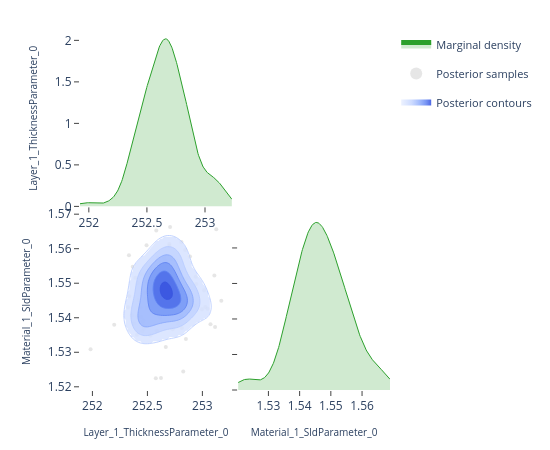

Notebook code for this chart:
### Code cell
# ---- Pairwise focus: thickness vs SLD ---------------------------------------
# A 2-parameter corner plot zooms in on the joint posterior for a specific
# pair.  This is the same view the EasyReflectometryApp's "2D Heatmap"
# sub-tab uses to inspect parameter degeneracies.


params_of_interest = ['Layer_1_ThicknessParameter_0', 'Material_1_SldParameter_0']
idx = [posterior.param_names.index(p) for p in params_of_interest]
subset_draws = np.asarray(posterior.draws)[:, idx]

fig = plot_corner(subset_draws, params_of_interest)
fig.show()

### Figure 1 — Plotly figure (JSON) as saved in the notebook; plotly's stock layout.template omitted (floating-point values rounded to 4 significant figures; data arrays with more than 128 entries replaced by an {"elided": "..."} marker saying what was removed)
{"data": [{"fill": "tozeroy", "fillcolor": "rgba(44, 160, 44, 0.22)", "hoverinfo": "skip", "legendgroup": "marginal", "line": {"color": "rgb(44, 160, 44)", "width": 1}, "mode": "lines", "name": "Marginal density", "showlegend": true, "type": "scatter", "x": {"elided": "256 float values"}, "xaxis": "x", "y": {"elided": "256 float values"}, "yaxis": "y"}, {"hoverinfo": "skip", "legendgroup": "scatter", "marker": {"color": "rgba(140, 140, 140, 0.22)", "size": 4}, "mode": "markers", "name": "Posterior samples", "showlegend": true, "type": "scatter", "x": [252.6, 252.5, 253.1, 252.4, 252.6, 252.8, 252.9, 252.4, 252.5, 252.8, 252.7, 252.7, 252.6, 252.5, 252.7, 252.3, 252.5, 252.7, 252.9, 252.8, 252.7, 252.7, 252.7, 252.5, 252.4, 252.6, 252.9, 252.7, 253.2, 252.5, 252.7, 252.5, 252.8, 252.6, 252.9, 252.4, 252.5, 253.0, 252.7, 252.7, 252.8, 252.6, 252.9, 252.7, 252.9, 252.8, 252.9, 252.3, 252.5, 252.6, 252.3, 252.7, 252.5, 252.7, 252.7, 252.4, 252.8, 252.6, 252.8, 252.8, 252.7, 252.7, 252.5, 252.6, 252.6, 252.8, 253.1, 252.8, 253.1, 253.0, 252.4, 252.9, 252.2, 252.6, 252.6, 252.6, 252.7, 252.4, 252.7, 252.6, 252.9, 252.7, 252.6, 252.8, 252.6, 252.7, 253.0, 252.6, 252.7, 252.6, 252.5, 252.8, 252.7, 252.7, 252.7, 252.9, 252.7, 252.4, 252.5, 252.8, 252.7, 252.6, 252.7, 252.5, 252.8, 252.9, 252.7, 252.6, 252.5, 253.0, 252.0, 253.1, 252.4, 252.5, 252.5, 252.6, 252.4, 252.6, 252.8, 252.5], "xaxis": "x3", "y": [1.547, 1.539, 1.566, 1.552, 1.553, 1.538, 1.544, 1.545, 1.537, 1.524, 1.566, 1.55, 1.541, 1.55, 1.548, 1.543, 1.551, 1.555, 1.558, 1.553, 1.545, 1.561, 1.545, 1.553, 1.538, 1.536, 1.545, 1.547, 1.545, 1.535, 1.537, 1.554, 1.56, 1.549, 1.543, 1.543, 1.547, 1.542, 1.541, 1.544, 1.543, 1.554, 1.55, 1.557, 1.552, 1.541, 1.544, 1.546, 1.555, 1.523, 1.558, 1.561, 1.538, 1.549, 1.552, 1.54, 1.556, 1.549, 1.562, 1.546, 1.532, 1.557, 1.561, 1.55, 1.552, 1.545, 1.538, 1.537, 1.552, 1.548, 1.535, 1.546, 1.538, 1.549, 1.54, 1.541, 1.549, 1.541, 1.545, 1.536, 1.542, 1.555, 1.542, 1.542, 1.565, 1.552, 1.543, 1.556, 1.557, 1.522, 1.546, 1.545, 1.546, 1.549, 1.548, 1.551, 1.556, 1.54, 1.536, 1.549, 1.548, 1.544, 1.542, 1.547, 1.544, 1.534, 1.545, 1.547, 1.567, 1.543, 1.531, 1.537, 1.555, 1.553, 1.539, 1.541, 1.55, 1.557, 1.549, 1.543], "yaxis": "y3", "zorder": 0}, {"colorscale": [[0.0, "rgba(224, 233, 255, 0.62)"], [0.35, "rgba(183, 203, 255, 0.70)"], [0.6, "rgba(138, 169, 252, 0.78)"], [0.82, "rgba(96, 131, 242, 0.84)"], [1.0, "rgba(58, 86, 224, 0.90)"]], "connectgaps": false, "contours": {"coloring": "fill", "end": 85.41, "showlabels": false, "showlines": false, "size": 13.49, "start": 17.98}, "hoverinfo": "skip", "legendgroup": "contour", "name": "Posterior contours", "showlegend": true, "showscale": false, "type": "contour", "x": [251.9, 251.9, 252.0, 252.0, 252.0, 252.0, 252.0, 252.0, 252.1, 252.1, 252.1, 252.1, 252.1, 252.1, 252.2, 252.2, 252.2, 252.2, 252.2, 252.2, 252.3, 252.3, 252.3, 252.3, 252.3, 252.3, 252.4, 252.4, 252.4, 252.4, 252.4, 252.4, 252.5, 252.5, 252.5, 252.5, 252.5, 252.5, 252.6, 252.6, 252.6, 252.6, 252.6, 252.6, 252.7, 252.7, 252.7, 252.7, 252.7, 252.7, 252.8, 252.8, 252.8, 252.8, 252.8, 252.8, 252.9, 252.9, 252.9, 252.9, 252.9, 252.9, 253.0, 253.0, 253.0, 253.0, 253.0, 253.0, 253.0, 253.1, 253.1, 253.1, 253.1, 253.1, 253.1, 253.2, 253.2, 253.2, 253.2, 253.2], "xaxis": "x3", "y": [1.52, 1.521, 1.522, 1.522, 1.523, 1.523, 1.524, 1.525, 1.525, 1.526, 1.526, 1.527, 1.528, 1.528, 1.529, 1.53, 1.53, 1.531, 1.531, 1.532, 1.533, 1.533, 1.534, 1.534, 1.535, 1.536, 1.536, 1.537, 1.538, 1.538, 1.539, 1.539, 1.54, 1.541, 1.541, 1.542, 1.542, 1.543, 1.544, 1.544, 1.545, 1.546, 1.546, 1.547, 1.547, 1.548, 1.549, 1.549, 1.55, 1.55, 1.551, 1.552, 1.552, 1.553, 1.554, 1.554, 1.555, 1.555, 1.556, 1.557, 1.557, 1.558, 1.558, 1.559, 1.56, 1.56, 1.561, 1.562, 1.562, 1.563, 1.563, 1.564, 1.565, 1.565, 1.566, 1.566, 1.567, 1.568, 1.568, 1.569], "yaxis": "y3", "z": {"elided": "80x80 float values"}, "zmax": 85.41, "zmin": 17.98, "zorder": 1}, {"colorscale": [[0.0, "rgba(183, 203, 255, 0.94)"], [0.35, "rgba(183, 203, 255, 0.94)"], [0.35, "rgba(138, 169, 252, 0.95)"], [0.6, "rgba(138, 169, 252, 0.95)"], [0.6, "rgba(96, 131, 242, 0.96)"], [0.82, "rgba(96, 131, 242, 0.96)"], [0.82, "rgba(58, 86, 224, 0.98)"], [1.0, "rgba(58, 86, 224, 0.98)"]], "contours": {"coloring": "lines", "end": 85.41, "showlabels": false, "size": 13.49, "start": 17.98}, "hoverinfo": "skip", "legendgroup": "contour", "line": {"width": 0.9}, "showlegend": false, "showscale": false, "type": "contour", "x": [251.9, 251.9, 252.0, 252.0, 252.0, 252.0, 252.0, 252.0, 252.1, 252.1, 252.1, 252.1, 252.1, 252.1, 252.2, 252.2, 252.2, 252.2, 252.2, 252.2, 252.3, 252.3, 252.3, 252.3, 252.3, 252.3, 252.4, 252.4, 252.4, 252.4, 252.4, 252.4, 252.5, 252.5, 252.5, 252.5, 252.5, 252.5, 252.6, 252.6, 252.6, 252.6, 252.6, 252.6, 252.7, 252.7, 252.7, 252.7, 252.7, 252.7, 252.8, 252.8, 252.8, 252.8, 252.8, 252.8, 252.9, 252.9, 252.9, 252.9, 252.9, 252.9, 253.0, 253.0, 253.0, 253.0, 253.0, 253.0, 253.0, 253.1, 253.1, 253.1, 253.1, 253.1, 253.1, 253.2, 253.2, 253.2, 253.2, 253.2], "xaxis": "x3", "y": [1.52, 1.521, 1.522, 1.522, 1.523, 1.523, 1.524, 1.525, 1.525, 1.526, 1.526, 1.527, 1.528, 1.528, 1.529, 1.53, 1.53, 1.531, 1.531, 1.532, 1.533, 1.533, 1.534, 1.534, 1.535, 1.536, 1.536, 1.537, 1.538, 1.538, 1.539, 1.539, 1.54, 1.541, 1.541, 1.542, 1.542, 1.543, 1.544, 1.544, 1.545, 1.546, 1.546, 1.547, 1.547, 1.548, 1.549, 1.549, 1.55, 1.55, 1.551, 1.552, 1.552, 1.553, 1.554, 1.554, 1.555, 1.555, 1.556, 1.557, 1.557, 1.558, 1.558, 1.559, 1.56, 1.56, 1.561, 1.562, 1.562, 1.563, 1.563, 1.564, 1.565, 1.565, 1.566, 1.566, 1.567, 1.568, 1.568, 1.569], "yaxis": "y3", "z": {"elided": "80x80 float values"}, "zmax": 85.41, "zmin": 17.98, "zorder": 2}, {"fill": "tozeroy", "fillcolor": "rgba(44, 160, 44, 0.22)", "hoverinfo": "skip", "legendgroup": "marginal", "line": {"color": "rgb(44, 160, 44)", "width": 1}, "mode": "lines", "name": "Marginal density", "showlegend": false, "type": "scatter", "x": {"elided": "256 float values"}, "xaxis": "x4", "y": {"elided": "256 float values"}, "yaxis": "y4"}], "layout": {"height": 450, "legend": {"font": {"size": 11}, "itemsizing": "constant", "orientation": "v", "x": 1.02, "xanchor": "left", "y": 1.0, "yanchor": "top"}, "margin": {"b": 60, "l": 80, "r": 160, "t": 30}, "plot_bgcolor": "white", "showlegend": true, "width": 550, "xaxis": {"anchor": "y", "domain": [0.0, 0.49], "showgrid": false, "ticks": "outside", "zeroline": false}, "xaxis2": {"anchor": "y2", "domain": [0.51, 1.0], "showgrid": false, "ticks": "outside", "visible": false, "zeroline": false}, "xaxis3": {"anchor": "y3", "domain": [0.0, 0.49], "showgrid": false, "ticks": "outside", "title": {"font": {"size": 10}, "text": "Layer_1_ThicknessParameter_0"}, "zeroline": false}, "xaxis4": {"anchor": "y4", "domain": [0.51, 1.0], "showgrid": false, "ticks": "outside", "title": {"font": {"size": 10}, "text": "Material_1_SldParameter_0"}, "zeroline": false}, "yaxis": {"anchor": "x", "domain": [0.51, 1.0], "showgrid": false, "ticks": "outside", "title": {"font": {"size": 10}, "text": "Layer_1_ThicknessParameter_0"}, "zeroline": false}, "yaxis2": {"anchor": "x2", "domain": [0.51, 1.0], "showgrid": false, "ticks": "outside", "visible": false, "zeroline": false}, "yaxis3": {"anchor": "x3", "domain": [0.0, 0.49], "showgrid": false, "ticks": "outside", "title": {"font": {"size": 10}, "text": "Material_1_SldParameter_0"}, "zeroline": false}, "yaxis4": {"anchor": "x4", "domain": [0.0, 0.49], "showgrid": false, "showticklabels": false, "ticks": "outside", "zeroline": false}}}
